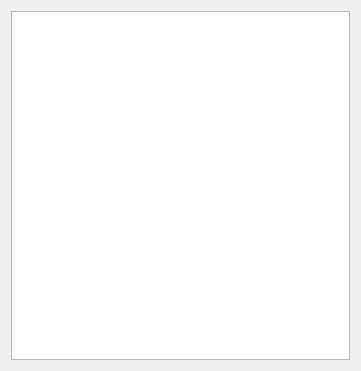
<?xml version="1.0" encoding="UTF-8"?>
<ui version="4.0">
 <class>Info</class>
 <widget class="QWidget" name="Info">
  <property name="windowModality">
   <enum>Qt::WindowModal</enum>
  </property>
  <property name="geometry">
   <rect>
    <x>0</x>
    <y>0</y>
    <width>361</width>
    <height>371</height>
   </rect>
  </property>
  <property name="windowTitle">
   <string>Form</string>
  </property>
  <property name="styleSheet">
   <string notr="true">QWidget, QMenuBar::item {
	background-color: qlineargradient(x1: 0, y1: 0, x2: 0, y2: 1,
                                      stop: 0 #c5d8ef, stop: 1 #89a5c3);
}

QLabel, QSlider {
	background-color: transparent;
}a</string>
  </property>
  <layout class="QGridLayout" name="gridLayout">
   <item row="0" column="0">
    <widget class="QTextBrowser" name="textBrowser"/>
   </item>
  </layout>
 </widget>
 <resources/>
 <connections/>
</ui>
